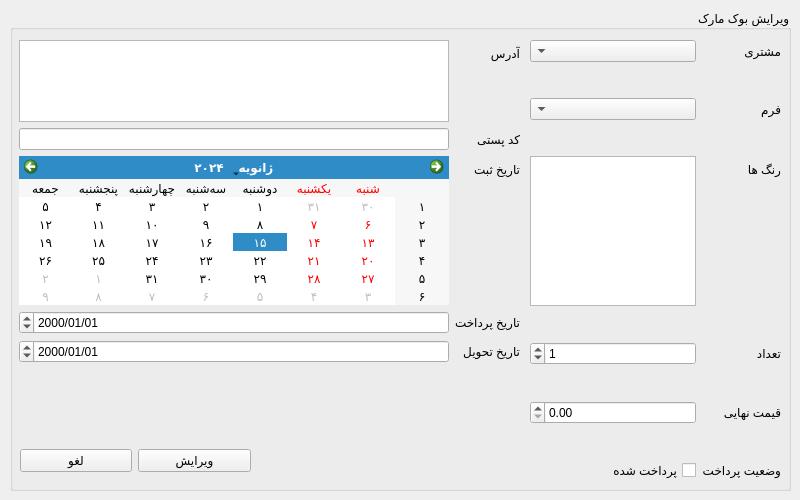
<?xml version="1.0" encoding="UTF-8"?>
<ui version="4.0">
 <class>Form</class>
 <widget class="QWidget" name="Form">
  <property name="geometry">
   <rect>
    <x>0</x>
    <y>0</y>
    <width>800</width>
    <height>500</height>
   </rect>
  </property>
  <property name="windowTitle">
   <string>Form</string>
  </property>
  <property name="layoutDirection">
   <enum>Qt::RightToLeft</enum>
  </property>
  <widget class="QGroupBox" name="groupBox">
   <property name="geometry">
    <rect>
     <x>10</x>
     <y>10</y>
     <width>781</width>
     <height>481</height>
    </rect>
   </property>
   <property name="title">
    <string>ویرایش بوک مارک</string>
   </property>
   <widget class="QWidget" name="formLayoutWidget">
    <property name="geometry">
     <rect>
      <x>520</x>
      <y>30</y>
      <width>251</width>
      <height>441</height>
     </rect>
    </property>
    <layout class="QFormLayout" name="formLayout">
     <property name="horizontalSpacing">
      <number>6</number>
     </property>
     <property name="verticalSpacing">
      <number>36</number>
     </property>
     <item row="0" column="0">
      <widget class="QLabel" name="label">
       <property name="text">
        <string>مشتری</string>
       </property>
      </widget>
     </item>
     <item row="0" column="1">
      <widget class="QComboBox" name="person_input"/>
     </item>
     <item row="1" column="0">
      <widget class="QLabel" name="label_2">
       <property name="text">
        <string>فرم</string>
       </property>
      </widget>
     </item>
     <item row="1" column="1">
      <widget class="QComboBox" name="form_input"/>
     </item>
     <item row="2" column="0">
      <widget class="QLabel" name="label_3">
       <property name="text">
        <string>رنگ ها</string>
       </property>
      </widget>
     </item>
     <item row="2" column="1">
      <widget class="QListWidget" name="colors_input">
       <property name="selectionMode">
        <enum>QAbstractItemView::MultiSelection</enum>
       </property>
      </widget>
     </item>
     <item row="3" column="0">
      <widget class="QLabel" name="label_4">
       <property name="text">
        <string>تعداد</string>
       </property>
      </widget>
     </item>
     <item row="3" column="1">
      <widget class="QSpinBox" name="count_input">
       <property name="value">
        <number>1</number>
       </property>
      </widget>
     </item>
     <item row="4" column="0">
      <widget class="QLabel" name="label_5">
       <property name="text">
        <string>قیمت نهایی</string>
       </property>
      </widget>
     </item>
     <item row="4" column="1">
      <widget class="QDoubleSpinBox" name="final_price_input">
       <property name="enabled">
        <bool>true</bool>
       </property>
       <property name="maximum">
        <double>100000000.000000000000000</double>
       </property>
      </widget>
     </item>
     <item row="5" column="0">
      <widget class="QLabel" name="label_6">
       <property name="text">
        <string>وضعیت پرداخت</string>
       </property>
      </widget>
     </item>
     <item row="5" column="1">
      <widget class="QCheckBox" name="is_paid_input">
       <property name="text">
        <string>پرداخت شده</string>
       </property>
      </widget>
     </item>
    </layout>
   </widget>
   <widget class="QWidget" name="horizontalLayoutWidget">
    <property name="geometry">
     <rect>
      <x>10</x>
      <y>430</y>
      <width>231</width>
      <height>41</height>
     </rect>
    </property>
    <layout class="QHBoxLayout" name="horizontalLayout">
     <item>
      <widget class="QPushButton" name="edit_btn">
       <property name="text">
        <string>ویرایش</string>
       </property>
      </widget>
     </item>
     <item>
      <widget class="QPushButton" name="cancel_btn">
       <property name="text">
        <string>لغو</string>
       </property>
      </widget>
     </item>
    </layout>
   </widget>
   <widget class="QWidget" name="formLayoutWidget_2">
    <property name="geometry">
     <rect>
      <x>9</x>
      <y>30</y>
      <width>501</width>
      <height>323</height>
     </rect>
    </property>
    <layout class="QFormLayout" name="formLayout_2">
     <item row="0" column="0">
      <widget class="QLabel" name="label_8">
       <property name="text">
        <string>آدرس</string>
       </property>
      </widget>
     </item>
     <item row="0" column="1">
      <widget class="QTextEdit" name="adderess_input"/>
     </item>
     <item row="1" column="0">
      <widget class="QLabel" name="label_9">
       <property name="text">
        <string>کد پستی</string>
       </property>
      </widget>
     </item>
     <item row="1" column="1">
      <widget class="QLineEdit" name="zip_code_input">
       <property name="maxLength">
        <number>10</number>
       </property>
      </widget>
     </item>
     <item row="2" column="0">
      <widget class="QLabel" name="label_7">
       <property name="text">
        <string>تاریخ ثبت</string>
       </property>
      </widget>
     </item>
     <item row="2" column="1">
      <widget class="QCalendarWidget" name="created_date_input">
       <property name="minimumSize">
        <size>
         <width>0</width>
         <height>0</height>
        </size>
       </property>
       <property name="locale">
        <locale language="Persian" country="Iran"/>
       </property>
      </widget>
     </item>
     <item row="3" column="0">
      <widget class="QLabel" name="label_10">
       <property name="text">
        <string>تاریخ پرداخت</string>
       </property>
      </widget>
     </item>
     <item row="3" column="1">
      <widget class="QDateEdit" name="date_paid_input">
       <property name="displayFormat">
        <string>MM/dd/yyyy</string>
       </property>
      </widget>
     </item>
     <item row="4" column="0">
      <widget class="QLabel" name="label_11">
       <property name="text">
        <string>تاریخ تحویل</string>
       </property>
      </widget>
     </item>
     <item row="4" column="1">
      <widget class="QDateEdit" name="delivery_date_input">
       <property name="displayFormat">
        <string>MM/dd/yyyy</string>
       </property>
      </widget>
     </item>
    </layout>
   </widget>
  </widget>
 </widget>
 <resources/>
 <connections/>
</ui>
